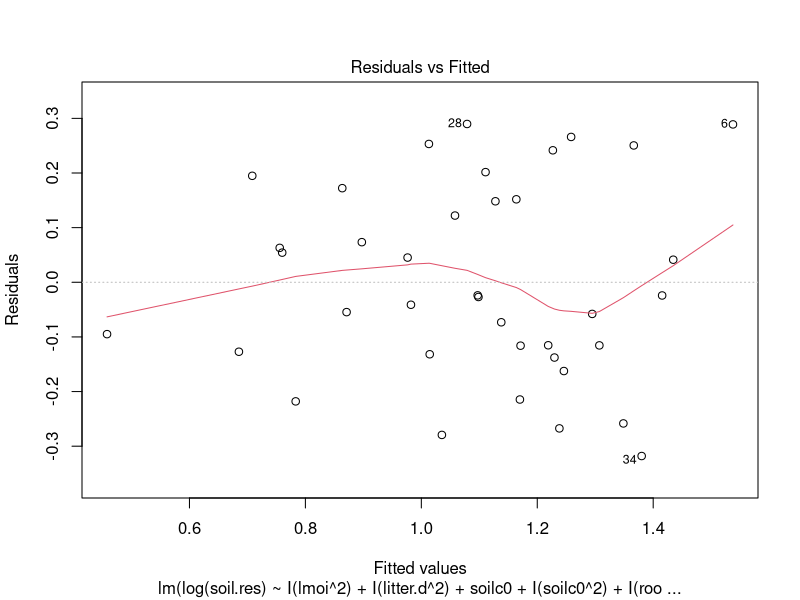
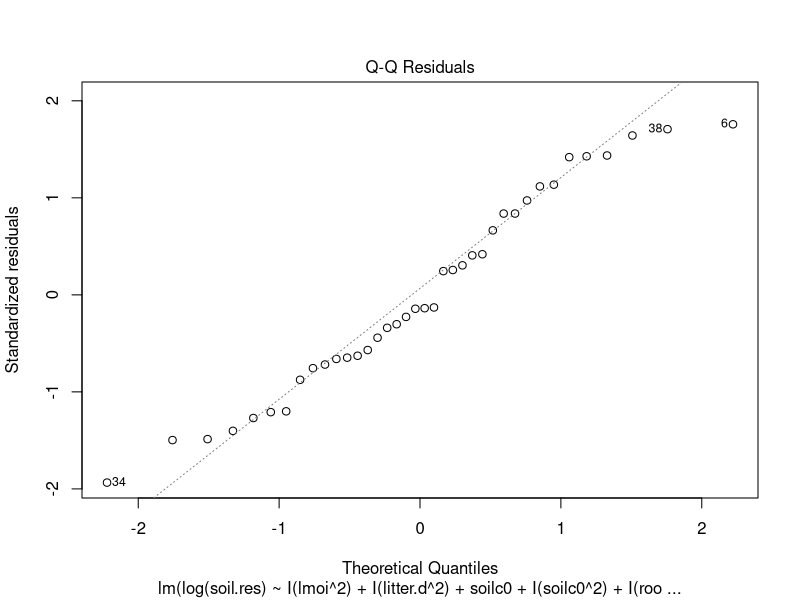
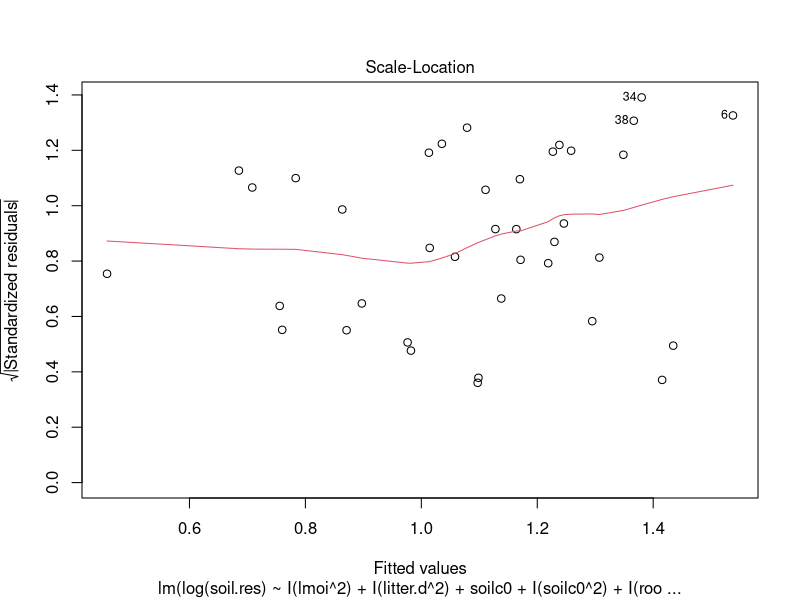
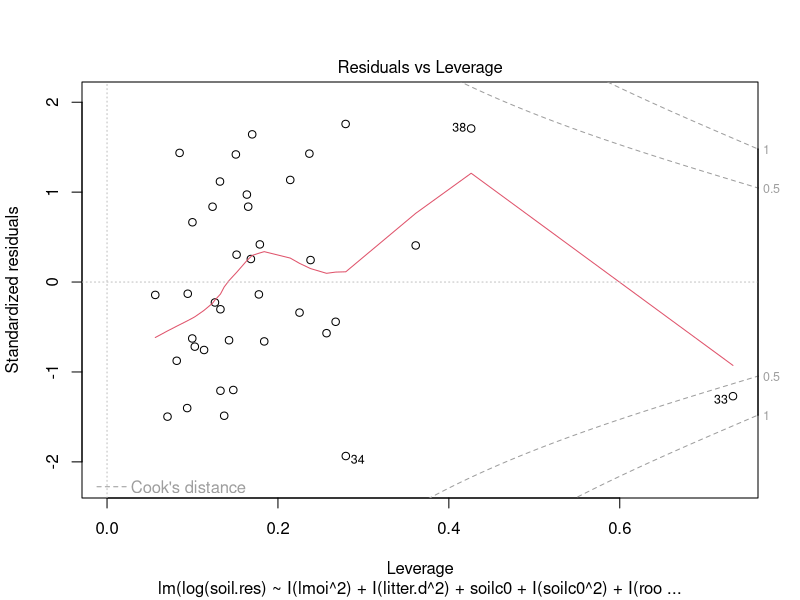

Here is the R script that generated these plots, in order:
# erstellen aller Modelle brute force

# Prädikatoren
# smoi^2, lmoi, litter.d, soiln0, soiln5, soilc0, soilc5, sno35, litdoc, sdoc5, rootdw0, rootdw5
# jeweils linear und quadratisch

pred <-c("smoi", "lmoi", "litter.d", "soiln0", "soiln5", "soilc0", "soilc5", "sno35", "litdoc", "sdoc5", "rootdw0", "rootdw5")

# erstellen des quadratischen Prädikator
create_quad_pred <- function(pred){
    paste0("I(", pred, "^2)")
}

# Teilmengen berechnen
# wenn ein quadratischer term eingefügt wird, muss auch der lineare vorkommen
# lm(y ~ lmoi + smoi + I(smoi^2) + rootdw0 + litdoc + soiln0 + sno35, data = hainich.data)
# y = log(soil.res)
# ausgabe liste aller modelle

powerset_linear <- function(pred) {
  # Start mit Liste, die nur die leere Menge enthält
  P <- list(c())
  
  # Für jedes Element der Menge
  for (x in pred) {
    # Neue Teilmengen: zu jeder bisherigen Teilmenge x hinzufügen
    new_subsets <- lapply(P, function(sub) c(sub, x))
    # Alte und neue Teilmengen zusammenführen
    P <- c(P, new_subsets)
  }
  
  return(P)
}

#linear_models <- powerset_linear(pred) #4096 Teilmengen
#length(linear_models)

# quadratische + lineare Modelle
# 3^12=531.441 Modelle -1 der komplett leeren Teilmenge

powerset_quads <- function(pred) {
  lin_sets <- powerset_linear(pred)
  all_models <- list()

  for (S in lin_sets) {
    # immer das reine lineare Modell hinzufügen
    all_models[[length(all_models) + 1]] <- S

    if (length(S) == 0) next  # zur leeren Menge gibt es keine Quadrate

    # alle Teilmengen der Variablen in S bestimmen (für Quadratterme)
    quad_lin_sets <- powerset_linear(S)
    # erste ist die leere Menge -> nur lineares Modell, haben wir oben schon
    if (length(quad_lin_sets) > 1) {
      for (Q in quad_lin_sets[-1]) {
        quad_terms <- create_quad_pred(Q)
        all_models[[length(all_models) + 1]] <- c(S, quad_terms)
      }
    }
}

    return(all_models)
}

#models <- powerset_quads(pred)
#length(models)
#models[1:5]


#################################################################
# Funktion regsubsets()
# macht globale Suche, also brute force
# Variablen: smoi^2, lmoi, litter.d, soiln0, soiln5, soilc0, soilc5, sno35, litdoc, rootdw0, rootdw5, temp.0, temp.15, rootc5

library(leaps)

hainich.data <- read.csv("hainich.csv", sep=";")

fit <- regsubsets(log(soil.res) ~ smoi + I(smoi^2) + lmoi + I(lmoi^2) +litter.d + I(litter.d^2)+ soiln0+ I(soiln0^2) + soiln5 + 
                  + I(soiln5^2) + soilc0 + I(soilc0^2) + soilc5 + I(soilc5^2) + sno35 + I(sno35^2) + litdoc + I(litdoc^2)
                  + rootdw0 + I(rootdw0^2) + rootdw5 + I(rootdw5^2) + temp.0 + I(temp.0^2) + temp.15 + I(temp.15^2) + rootc5 + I(rootc5^2), 
                  data = hainich.data, 
                  nvmax = 30)  # max 12 Prädiktoren + Intercept

# Übersichtstabelle
sum_fit <- summary(fit)
sum_fit$which    # TRUE/FALSE-Matrix: welche Variable in welchem Modell

# Kriterien anschauen
cbind(
  Rsq = sum_fit$rsq,
  AdjRsq = sum_fit$adjr2, 
  Cp = sum_fit$cp,
  BIC = sum_fit$bic
)

#           Rsq    AdjRsq        Cp        BIC
' [1,] 0.2270764 0.2056063 27.944478  -2.512680
 [2,] 0.4323087 0.3998692 13.496531 -10.601984
 [3,] 0.4949564 0.4503938 10.475746 -11.407858
 [4,] 0.5639081 0.5110484  6.949751 -13.348352
 [5,] 0.6065118 0.5450293  5.535356 -13.617242
 [6,] 0.6431643 0.5740993  4.597915 -13.695126
 [7,] 0.6752408 0.5994637  4.027199 -13.636825
 [8,] 0.7002528 0.6175640  4.022661 -13.044730
 [9,] 0.7277954 0.6403011  3.815311 -13.069793
[10,] 0.7476471 0.6541830  4.224341 -12.309765
[11,] 0.7704721 0.6733641  4.395073 -12.274731
[12,] 0.7887441 0.6873413  4.930695 -11.789420
[13,] 0.8052483 0.6997579  5.607997 -11.242937
[14,] 0.8243232 0.7173895  6.079278 -11.522366
[15,] 0.8390781 0.7293587  6.896774 -11.218400
[16,] 0.8480888 0.7323470  8.174628  -9.770491
[17,] 0.8541529 0.7301828  9.688637  -7.680911
[18,] 0.8622459 0.7317420 11.040037  -6.212698
[19,] 0.8650317 0.7225651 12.816778  -3.351451
[20,] 0.8734998 0.7246761 14.138115  -2.176127
[21,] 0.8767289 0.7149357 15.879323   0.478852
[22,] 0.8808466 0.7060882 17.549323   2.825437
[23,] 0.8826712 0.6899168 19.403089   5.876607
[24,] 0.8845333 0.6713640 21.253858   8.906280
[25,] 0.8871069 0.6519129 23.047602  11.687318
[26,] 0.8875835 0.6218719 25.009402  15.164124
[27,] 0.8876355 0.5842512 27.005241  18.784154
[28,] 0.8877008 0.5383257 29.000000  22.399619'
# Modell 6 sieht gut aus, niedrigstes BIC

# Modell 6 auswählen (Position6 in der Liste)
coef(fit, 6)  # Zeigt Koeffizienten

# Namen der Variablen extrahieren
vars_6 <- names(coef(fit, 6))[-1]  # ohne Intercept
formel_6 <- as.formula(paste("log(soil.res) ~", paste(vars_6, collapse = " + ")))

# Anzeigen
formel_6
'log(soil.res) ~ I(lmoi^2) + I(litter.d^2) + soilc0 + I(soilc0^2) + 
    I(rootdw0^2) + I(temp.15^2)'

best_model <- lm(log(soil.res) ~ I(lmoi^2) + I(litter.d^2) + soilc0 + I(soilc0^2) + 
    I(rootdw0^2) + I(temp.15^2), data = hainich.data)

summary(best_model)
plot(best_model)

# alle Variablen, größer Korrelation 0.2 da kommt nur noch sdoc5 dazu
fit2 <- regsubsets(log(soil.res) ~ smoi + I(smoi^2) + lmoi + I(lmoi^2) +litter.d + I(litter.d^2)+ soiln0+ I(soiln0^2) + soiln5 + 
                  + I(soiln5^2) + soilc0 + I(soilc0^2) + soilc5 + I(soilc5^2) + sno35 + I(sno35^2) + litdoc + I(litdoc^2) + sdoc5 + I(sdoc5^2)
                  + rootdw0 + I(rootdw0^2) + rootdw5 + I(rootdw5^2) + temp.0 + I(temp.0^2) + temp.15 + I(temp.15^2) + rootc5 + I(rootc5^2), 
                  data = hainich.data, 
                  nvmax = 32)  # max 12 Prädiktoren + Intercept

# Übersichtstabelle
sum_fit2 <- summary(fit2)
sum_fit2$which    # TRUE/FALSE-Matrix: welche Variable in welchem Modell

# Kriterien anschauen
cbind(
  Rsq = sum_fit2$rsq,
  AdjRsq = sum_fit2$adjr2, 
  Cp = sum_fit2$cp,
  BIC = sum_fit2$bic
)
# das gleiche Ergebnis!

residuals(best_model)
'         1           2           3           4           5           6 
 0.04132639  0.24154732 -0.13773001 -0.04111568 -0.21454066  0.28895463 
          7           8           9          10          11          12 
 0.25317040 -0.05789913  0.20160141 -0.07319472 -0.11548065 -0.16242095 
         13          14          15          16          17          18 
 0.06298713  0.12211188 -0.02414266 -0.25831549 -0.13173864  0.07343332 
         19          20          21          22          23          24 
 0.19486240 -0.11528564 -0.26739021 -0.11601406  0.17223595  0.14825321 
         25          26          27          28          29          30 
-0.27934230 -0.02693409  0.15185120  0.28973118  0.05426297  0.04523889 
         31          32          33          34          35          36 
-0.09491005 -0.05458537 -0.12711075 -0.31797905 -0.02392405 -0.21795185 
         37          38 
 0.26599609  0.25044167'
